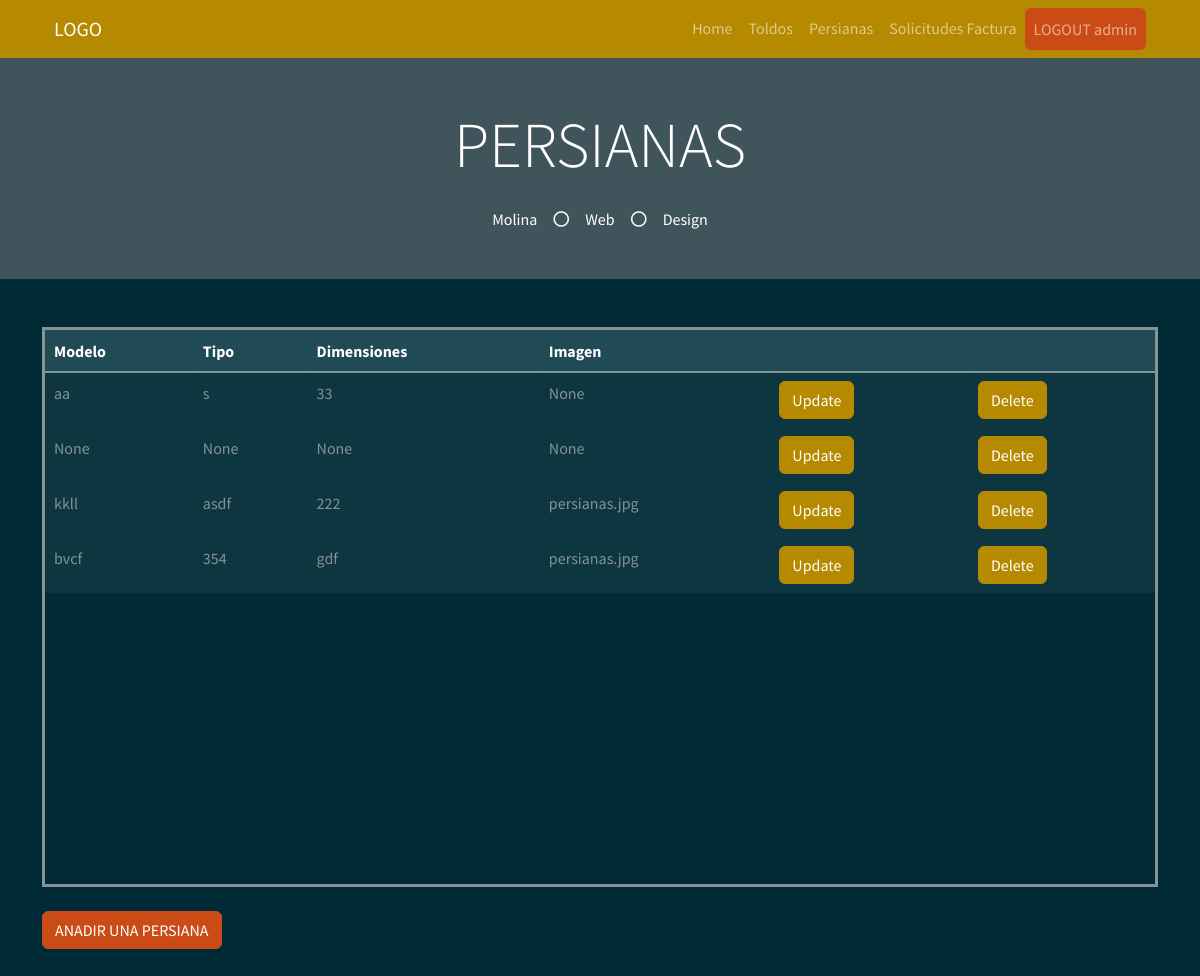
Page /persiana (signed in) on the earlier database version.
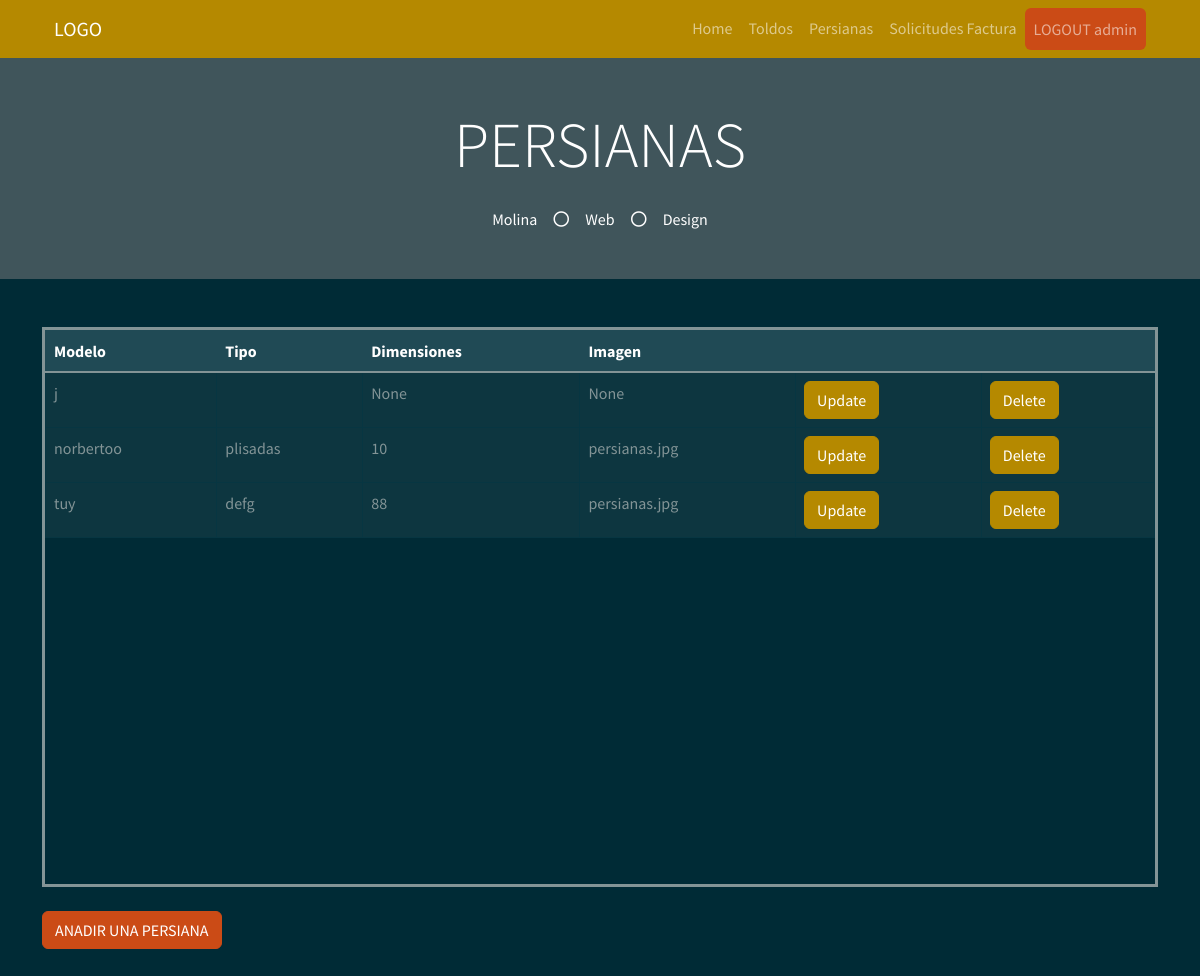
Same page on the later database version.
### myapp/models.py (models this page shows)
    class Persiana(db.Model):
        __tablename__ = "Persiana"  # Nombre de la tabla que se crea
        Persiana_id = db.Column("persiana_id", db.Integer, Sequence(
            'persiana_id_seq'),  primary_key=True)
        Modelo = db.Column(db.String(20))
        Tipo = db.Column(db.String(30))
        Dimensiones = db.Column(db.String(30))
        Imagen = db.Column(db.String(30))

### myapp/views.py (the view)
    @app.route("/persiana", methods=["GET", "POST"])
    def persiana():
        list_persiana = db_access["list_persianas"]
        persianas = list_persiana()
        usuario = session['usuario']
        usu = usuario
        return render_template("admin/persianas/persianas.html", persianas=persianas, usu=usu)

### myapp/templates/admin/persianas/persianas.html (shortened to what this page needs)
<!DOCTYPE html>
<html>
<head>
    <link href="https://cdn.jsdelivr.net/npm/bootstrap@5.1.3/dist/css/bootstrap.min.css" rel="stylesheet"
>
    <link rel="stylesheet" href="../static/style/bootstrap.min(8).css">
</head>
<body>
    {% include 'includes/navbar.html' %}
    <div class="jumbotron jumbotron-fluid bg-jumbotron" style=" background-color: rgba(128, 128, 128, 0.5);">
      <div class="container text-center py-5">
        <h3 class="text-white display-3 mb-4">PERSIANAS</h3>
        <div class="d-inline-flex align-items-center text-white">
          <p class="m-0">Molina</p>
          <i class="far fa-circle px-3"></i>
          <p class="m-0">Web</p>
          <i class="far fa-circle px-3"></i>
          <p class="m-0">Design</p>
        </div>
      </div>
    </div>
    <div class="container my-5">
        <div style=" overflow:auto;  height: 70vh; border-style: solid;">
          <table class="table table-bordered mx-auto">
            <thead class="table-dark">
              <tr class="table-active">
                <th>Modelo</th>
                <th>Tipo</th>
                <th>Dimensiones</th>
                <th>Imagen</th>
                <th></th>
                <th></th>
              </tr>
            </thead>
            <tbody>
              {% for persiana in persianas %}
              <tr>
                <td> {{ persiana.Modelo }} </td>
                <td> {{ persiana.Tipo }} </td>
                <td> {{ persiana.Dimensiones }} </td>
                <td> {{ persiana.Imagen }} </td>
                <td> <a class="btn btn-primary" href="/update_persiana/{{persiana.Persiana_id}}">Update</a></td>
                <td> <a class="btn btn-primary" href="/delete_persiana/{{persiana.Persiana_id}}">Delete</a></td>
              </tr>
              {% endfor %}
            </tbody>
          </table>
        </div>
        <br>
        <a href="/create_persiana" class="btn btn-warning">ANADIR UNA PERSIANA</a>
    </div>
</body>
</html>

### myapp/templates/includes/navbar.html (shortened to what this page needs)
<link href="https://cdnjs.cloudflare.com/ajax/libs/font-awesome/5.10.0/css/all.min.css" rel="stylesheet">
<div class="container-fluid bg-primary">
    <div class="container">
        <nav class="navbar navbar-expand-lg navbar-dark">
            <div class="container-fluid">
                <a class="navbar-brand" href="/inicio">LOGO</a>
                <div class="collapse navbar-collapse" id="navbarSupportedContent">
                    <ul class="navbar-nav ms-auto mb-2 mb-lg-0">
                        <li class="nav-item">
                            <a class="nav-link " aria-current="page" href="/inicio">Home</a>
                        </li>
                        <li class="nav-item">
                            <a class="nav-link" href="/toldo">Toldos</a>
                        </li>
                        <li class="nav-item">
                            <a class="nav-link" href="/persiana">Persianas</a>
                        </li>
                        <li class="nav-item">
                            <a class="nav-link" href="/solicitudes_admin">Solicitudes Factura</a>
                        </li>
                        <li class="nav-item">
                            <a href="/logout" class="nav-link  bg-warning btn" tabindex="-1"
                                aria-disabled="true">LOGOUT {{usu}}</a>
                        </li>
                    </ul>
                </div>
            </div>
        </nav>
    </div>
</div>

Differences in the rows shown:
removed Persiana: Modelo "aa", Tipo "s", Dimensiones "33", Imagen "None"
changed Persiana "None": Modelo "None" → "j"; Tipo "None" → (not shown)
changed Persiana: Modelo "kkll" → "norbertoo"; Tipo "asdf" → "plisadas"; Dimensiones "222" → "10"
changed Persiana: Modelo "bvcf" → "tuy"; Tipo "354" → "defg"; Dimensiones "gdf" → "88"
